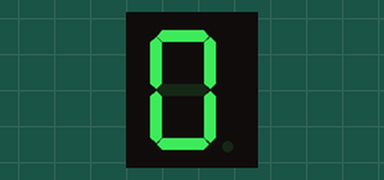
The sketch below on a simulated Arduino Mega 2560, built with avr-gcc and run on an emulated ATmega2560. Parts: 1-digit seven-segment display. Wiring (from diagram.json): 1-digit 7-segment display, segments lit when LOW: segments pin 22, pin 23, pin 24, pin 25, pin 26, pin 27, pin 28, pin 29. The segment pins are drawn as the display they are named for.

Above: at 0.1 s.
At 0.54 s:
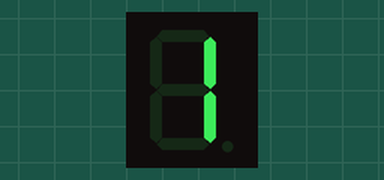
At 0.98 s:
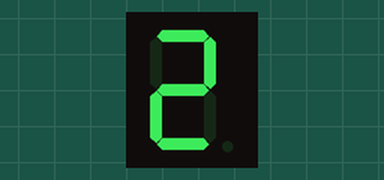
At 1.85 s:
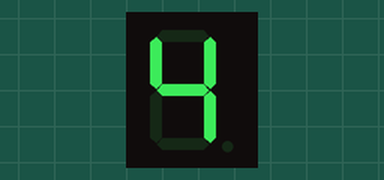
At 2.73 s:
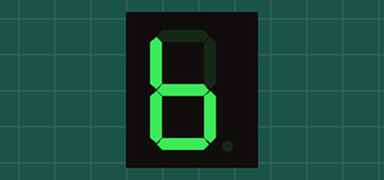
At 4.04 s:
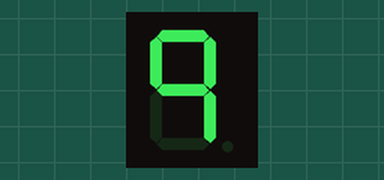

The sketch:

ETALVIS_Problem_06_02.ino
```cpp
//Embedded Systems Programming - GPIO
//Seven Segment Control Problems
//Set 6 Problem 02
//connect a common Anode seven segment display  port A
//Display number "0" to "9" one by one with 1 second delay.
void display0to9(void);//Displays number from  "0" to "9"
void delay1(void);//For 1 second delay
void setup() {
  // put your setup code here, to run once:
  volatile char *ddrA;
  ddrA = 0x21;
  *ddrA = 0xFF;
}
void loop() {
  // put your main code here, to run repeatedly:
  display0to9();
  delay1();
}

void display0to9(void)
{
  volatile char *outA;
  outA = 0x22;*outA=0xFF;
  unsigned char disp0to9[10] = {0xC0, 0xF9, 0xA4, 0xB0, 0x99, 0x92, 0x83, 0xF8, 0x80, 0x98};
  volatile int i;
  for (i = 0; i < 10; i++)
  {
    *outA = disp0to9[i];
    delay1();
    *outA = 0xFF;
    delay1();
  }
}
void delay1()
{
  volatile long d;
  for (d = 0; d < 100000; d++);
}
```

Measured:
- by itself, everything shown: repeats every 4.6 s, in 20 steps
